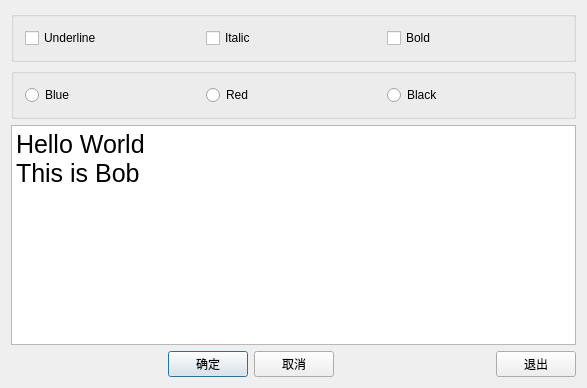
<?xml version="1.0" encoding="UTF-8"?>
<ui version="4.0">
 <class>Dialog</class>
 <widget class="QDialog" name="Dialog">
  <property name="geometry">
   <rect>
    <x>0</x>
    <y>0</y>
    <width>587</width>
    <height>388</height>
   </rect>
  </property>
  <property name="windowTitle">
   <string>Dialog</string>
  </property>
  <layout class="QVBoxLayout" name="verticalLayout">
   <item>
    <widget class="QGroupBox" name="groupBox">
     <property name="title">
      <string/>
     </property>
     <layout class="QHBoxLayout" name="horizontalLayout">
      <item>
       <widget class="QCheckBox" name="checkBoxUnderline">
        <property name="text">
         <string>Underline</string>
        </property>
       </widget>
      </item>
      <item>
       <widget class="QCheckBox" name="checkBoxItalic">
        <property name="text">
         <string>Italic</string>
        </property>
       </widget>
      </item>
      <item>
       <widget class="QCheckBox" name="checkBoxBold">
        <property name="text">
         <string>Bold</string>
        </property>
       </widget>
      </item>
     </layout>
    </widget>
   </item>
   <item>
    <widget class="QGroupBox" name="groupBox_2">
     <property name="title">
      <string/>
     </property>
     <layout class="QHBoxLayout" name="horizontalLayout_2">
      <item>
       <widget class="QRadioButton" name="radioButtonBlue">
        <property name="text">
         <string>Blue</string>
        </property>
       </widget>
      </item>
      <item>
       <widget class="QRadioButton" name="radioButtonRed">
        <property name="text">
         <string>Red</string>
        </property>
       </widget>
      </item>
      <item>
       <widget class="QRadioButton" name="radioButtonBlack">
        <property name="text">
         <string>Black</string>
        </property>
       </widget>
      </item>
     </layout>
    </widget>
   </item>
   <item>
    <widget class="QPlainTextEdit" name="plainTextEdit">
     <property name="font">
      <font>
       <pointsize>19</pointsize>
      </font>
     </property>
     <property name="plainText">
      <string>Hello World
This is Bob</string>
     </property>
    </widget>
   </item>
   <item>
    <layout class="QHBoxLayout" name="horizontalLayout_3">
     <item>
      <spacer name="horizontalSpacer_2">
       <property name="orientation">
        <enum>Qt::Horizontal</enum>
       </property>
       <property name="sizeHint" stdset="0">
        <size>
         <width>40</width>
         <height>20</height>
        </size>
       </property>
      </spacer>
     </item>
     <item>
      <widget class="QPushButton" name="pushButtonOK">
       <property name="text">
        <string>确定</string>
       </property>
      </widget>
     </item>
     <item>
      <widget class="QPushButton" name="pushButtonCancel">
       <property name="text">
        <string>取消</string>
       </property>
      </widget>
     </item>
     <item>
      <spacer name="horizontalSpacer">
       <property name="orientation">
        <enum>Qt::Horizontal</enum>
       </property>
       <property name="sizeHint" stdset="0">
        <size>
         <width>40</width>
         <height>20</height>
        </size>
       </property>
      </spacer>
     </item>
     <item>
      <widget class="QPushButton" name="pushButtonClose">
       <property name="text">
        <string>退出</string>
       </property>
      </widget>
     </item>
    </layout>
   </item>
  </layout>
 </widget>
 <layoutdefault spacing="6" margin="11"/>
 <resources/>
 <connections>
  <connection>
   <sender>pushButtonOK</sender>
   <signal>clicked()</signal>
   <receiver>Dialog</receiver>
   <slot>accept()</slot>
   <hints>
    <hint type="sourcelabel">
     <x>209</x>
     <y>370</y>
    </hint>
    <hint type="destinationlabel">
     <x>293</x>
     <y>193</y>
    </hint>
   </hints>
  </connection>
  <connection>
   <sender>pushButtonCancel</sender>
   <signal>clicked()</signal>
   <receiver>Dialog</receiver>
   <slot>reject()</slot>
   <hints>
    <hint type="sourcelabel">
     <x>293</x>
     <y>370</y>
    </hint>
    <hint type="destinationlabel">
     <x>293</x>
     <y>193</y>
    </hint>
   </hints>
  </connection>
  <connection>
   <sender>pushButtonClose</sender>
   <signal>clicked()</signal>
   <receiver>Dialog</receiver>
   <slot>close()</slot>
   <hints>
    <hint type="sourcelabel">
     <x>539</x>
     <y>370</y>
    </hint>
    <hint type="destinationlabel">
     <x>293</x>
     <y>193</y>
    </hint>
   </hints>
  </connection>
 </connections>
</ui>
